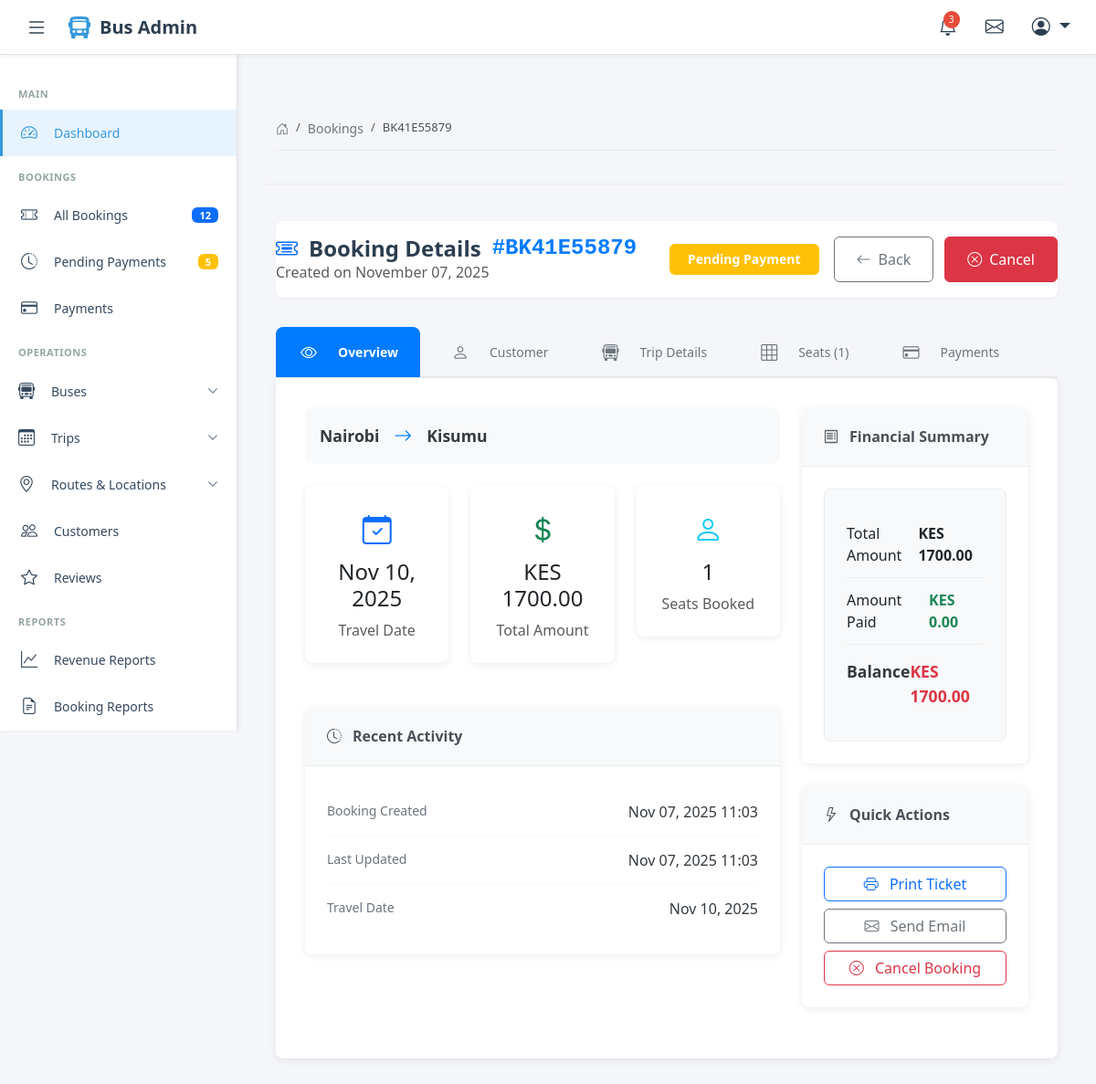
/admin-bookings/7/ (signed in), run on an earlier commit of the app's database.
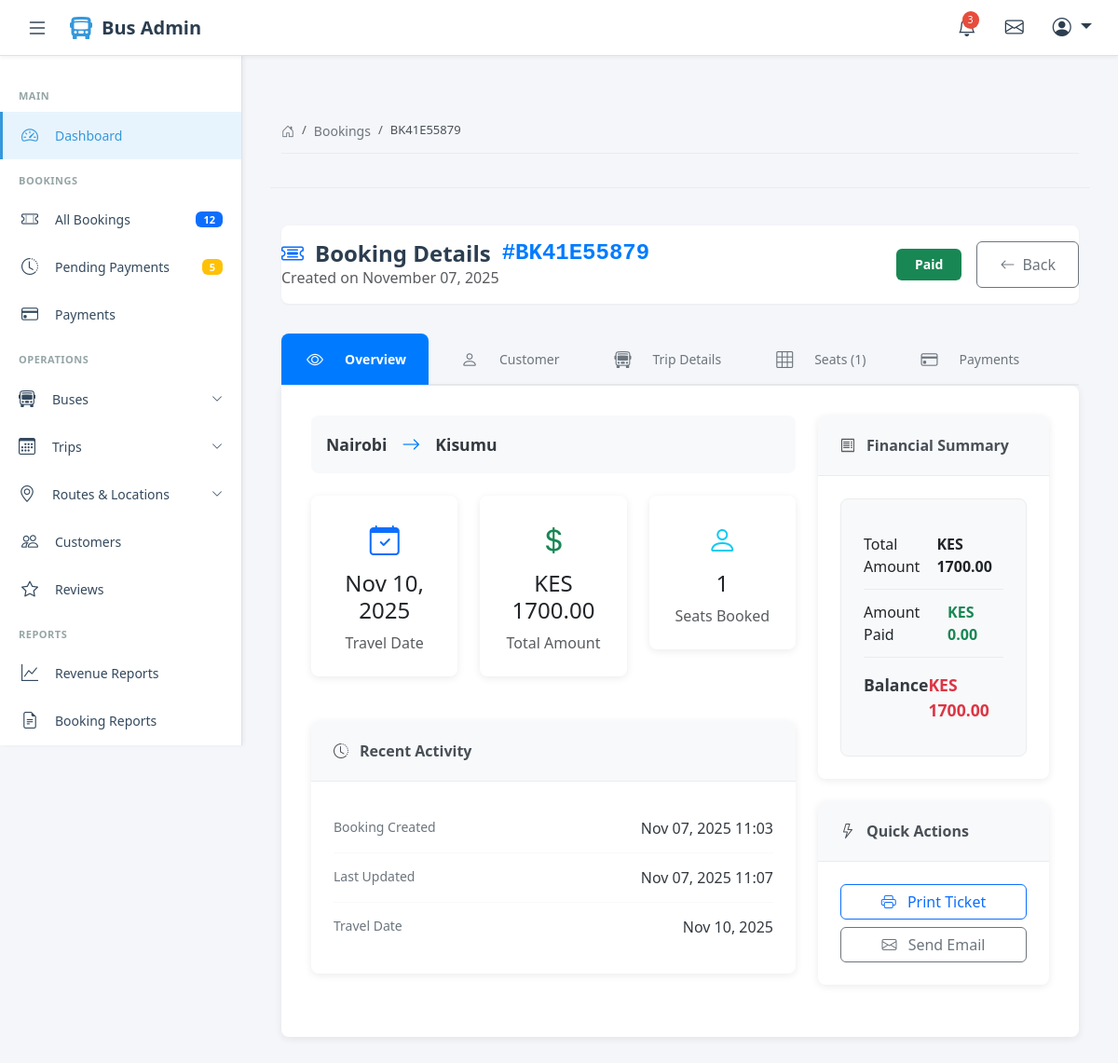
And on a later commit of the database.
### website_application/models.py (models this page shows, shortened)
class Booking(models.Model):
    BOOKING_STATUS_CHOICES = [
        ('pending', 'Pending Payment'),
        ('paid', 'Paid'),
        ('confirmed', 'Confirmed'),
        ('cancelled', 'Cancelled'),
        ('completed', 'Completed'),
    ]
    booking_reference = models.CharField(max_length=20, unique=True, editable=False)
    trip = models.ForeignKey(Trip, on_delete=models.CASCADE, related_name='bookings')
    customer_full_name = models.CharField(max_length=200)
    customer_id_number = models.CharField(max_length=50)
    customer_email = models.EmailField()
    customer_phone = models.CharField(max_length=20)
    boarding_point = models.ForeignKey(
        BoardingPoint,
        on_delete=models.PROTECT,
        related_name='pickup_bookings'
    )
    dropping_point = models.ForeignKey(
        BoardingPoint,
        on_delete=models.PROTECT,
        related_name='dropoff_bookings'
    )
    total_amount = models.DecimalField(max_digits=10, decimal_places=2)
    status = models.CharField(max_length=20, choices=BOOKING_STATUS_CHOICES, default='pending')
    created_at = models.DateTimeField(auto_now_add=True)
    updated_at = models.DateTimeField(auto_now=True)

class Trip(models.Model):
    TRIP_STATUS_CHOICES = [
        ('scheduled', 'Scheduled'),
        ('boarding', 'Boarding'),
        ('departed', 'Departed'),
        ('completed', 'Completed'),
        ('cancelled', 'Cancelled'),
    ]
    bus = models.ForeignKey(Bus, on_delete=models.CASCADE, related_name='trips')
    route = models.ForeignKey(Route, on_delete=models.CASCADE, related_name='trips')
    departure_date = models.DateField()
    departure_time = models.TimeField()
    arrival_time = models.TimeField()
    base_fare_vip = models.DecimalField(max_digits=10, decimal_places=2)
    base_fare_business = models.DecimalField(max_digits=10, decimal_places=2)
    base_fare_normal = models.DecimalField(max_digits=10, decimal_places=2)
    status = models.CharField(max_length=20, choices=TRIP_STATUS_CHOICES, default='scheduled')
    is_active = models.BooleanField(default=True)
    created_at = models.DateTimeField(auto_now_add=True)
    class Meta:
        ordering = ['departure_date', 'departure_time']
        unique_together = ['bus', 'departure_date', 'departure_time']

class Route(models.Model):
    origin = models.ForeignKey(Location, on_delete=models.CASCADE, related_name='routes_from')
    destination = models.ForeignKey(Location, on_delete=models.CASCADE, related_name='routes_to')
    distance_km = models.DecimalField(max_digits=6, decimal_places=2)
    estimated_duration = models.DurationField(help_text="Estimated travel time")
    is_active = models.BooleanField(default=True)
    class Meta:
        unique_together = ['origin', 'destination']

class Location(models.Model):
    name = models.CharField(max_length=200)
    slug = models.SlugField(unique=True)
    county = models.CharField(max_length=100)
    is_active = models.BooleanField(default=True)

### website_application/views.py (the view)
# urls.py: path('admin-bookings/<int:booking_id>/', views.booking_detail, name='booking_detail'),
@staff_member_required
def booking_detail(request, booking_id):
    booking = get_object_or_404(
        Booking.objects.select_related(
            'trip__bus__operator',
            'trip__bus__seat_layout',
            'trip__route__origin',
            'trip__route__destination',
            'boarding_point__location',
            'dropping_point__location'
        ).prefetch_related(
            'seat_bookings__seat',
            'payments',
            'trip__bus__amenities'
        ),
        pk=booking_id
    )
    seat_bookings = booking.seat_bookings.all()
    payments = booking.payments.order_by('-created_at')
    total_paid = payments.filter(status='completed').aggregate(
        total=Sum('amount')
    )['total'] or 0
    balance = booking.total_amount - total_paid
    context = {
        'booking': booking,
        'seat_bookings': seat_bookings,
        'payments': payments,
        'total_paid': total_paid,
        'balance': balance,
    }
    return render(request, 'admin/bookings/booking_detail.html', context)

### templates/admin/bookings/booking_detail.html (shortened to what the changed rows need)
{% extends 'admin_base.html' %}
{% load static %}
{% block content %}
<nav aria-label="breadcrumb" class="breadcrumb">
    <div class="container-fluid">
        <ol class="breadcrumb">
            <li class="breadcrumb-item"><a href="{% url 'admin_dashboard' %}"><i class="bi bi-house-door"></i></a></li>
            <li class="breadcrumb-item"><a href="{% url 'booking_list' %}">Bookings</a></li>
            <li class="breadcrumb-item active" aria-current="page">{{ booking.booking_reference }}</li>
        </ol>
    </div>
</nav>
<div class="container-fluid py-3">
    <div class="page-header">
        <div>
            <h1 class="booking-ref-title">
                <i class="bi bi-ticket-detailed text-primary"></i>
                Booking Details
                <span class="booking-ref-code">#{{ booking.booking_reference }}</span>
            </h1>
            <p class="text-muted mb-0">Created on {{ booking.created_at|date:"F d, Y" }}</p>
        </div>
        <div class="d-flex align-items-center gap-3">
            <span class="badge {% if booking.status == 'paid' or booking.status == 'confirmed' %}bg-success{% elif booking.status == 'pending' %}bg-warning{% elif booking.status == 'cancelled' %}bg-danger{% else %}bg-secondary{% endif %} status-badge-large">
                {{ booking.get_status_display }}
            </span>
            <div class="action-buttons">
                <a href="{% url 'booking_list' %}" class="btn btn-outline-secondary btn-action">
                    <i class="bi bi-arrow-left"></i> Back
                </a>
                {% if booking.status == 'pending' %}
                <button class="btn btn-danger btn-action" onclick="cancelBooking({{ booking.pk }})">
                    <i class="bi bi-x-circle"></i> Cancel
                </button>
                {% endif %}
            </div>
        </div>
    </div>
    <div class="tabs-container">
        <div class="tab-content" id="bookingTabsContent">
            <div class="tab-pane fade show active" id="overview" role="tabpanel">
                <div class="row">
                    <div class="col-lg-8">
                        <div class="route-display">
                            <span>{{ booking.trip.route.origin.name }}</span>
                            <i class="bi bi-arrow-right route-arrow"></i>
                            <span>{{ booking.trip.route.destination.name }}</span>
                        </div>
                        <div class="row mb-4">
                            <div class="col-md-4">
                                <div class="info-card">
                                    <div class="info-card-body text-center">
                                        <div class="text-primary mb-2">
                                            <i class="bi bi-calendar-check fs-2"></i>
                                        </div>
                                        <h4>{{ booking.trip.departure_date|date:"M d, Y" }}</h4>
                                        <p class="text-muted mb-0">Travel Date</p>
                                    </div>
                                </div>
                            </div>
                            <div class="col-md-4">
                                <div class="info-card">
                                    <div class="info-card-body text-center">
                                        <div class="text-success mb-2">
                                            <i class="bi bi-currency-dollar fs-2"></i>
                                        </div>
                                        <h4>KES {{ booking.total_amount|floatformat:2 }}</h4>
                                        <p class="text-muted mb-0">Total Amount</p>
                                    </div>
                                </div>
                            </div>
                        </div>
                        <div class="info-card">
                            <div class="info-card-body">
                                <div class="detail-row">
                                    <div class="detail-label">Booking Created</div>
                                    <div class="detail-value">{{ booking.created_at|date:"M d, Y H:i" }}</div>
                                </div>
                                <div class="detail-row">
                                    <div class="detail-label">Last Updated</div>
                                    <div class="detail-value">{{ booking.updated_at|date:"M d, Y H:i" }}</div>
                                </div>
                                <div class="detail-row">
                                    <div class="detail-label">Travel Date</div>
                                    <div class="detail-value">{{ booking.trip.departure_date|date:"M d, Y" }}</div>
                                </div>
                            </div>
                        </div>
                    </div>
                    <div class="col-lg-4">
                        <div class="info-card">
                            <div class="info-card-body">
                                <div class="summary-box">
                                    <div class="summary-row">
                                        <span>Total Amount</span>
                                        <strong>KES {{ booking.total_amount|floatformat:2 }}</strong>
                                    </div>
                                </div>
                            </div>
                        </div>
                        <div class="info-card">
                            <div class="info-card-body">
                                <div class="d-grid gap-2">
                                    <a href="#" class="btn btn-outline-primary">
                                        <i class="bi bi-printer me-2"></i> Print Ticket
                                    </a>
                                    <a href="#" class="btn btn-outline-secondary">
                                        <i class="bi bi-envelope me-2"></i> Send Email
                                    </a>
                                    {% if booking.status == 'pending' %}
                                    <button class="btn btn-outline-danger" onclick="cancelBooking({{ booking.pk }})">
                                        <i class="bi bi-x-circle me-2"></i> Cancel Booking
                                    </button>
                                    {% endif %}
                                </div>
                            </div>
                        </div>
                    </div>
                </div>
            </div>
        </div>
    </div>
</div>
{% endblock %}

What changed in the data, as far as the page shows it:
changed Booking "BK41E55879": status "Pending Payment" → "Paid"; updated_at "Nov 07, 2025 11:03" → "Nov 07, 2025 11:07"
Also different on the page:
text no longer shown: "Cancel Cancel Booking"
